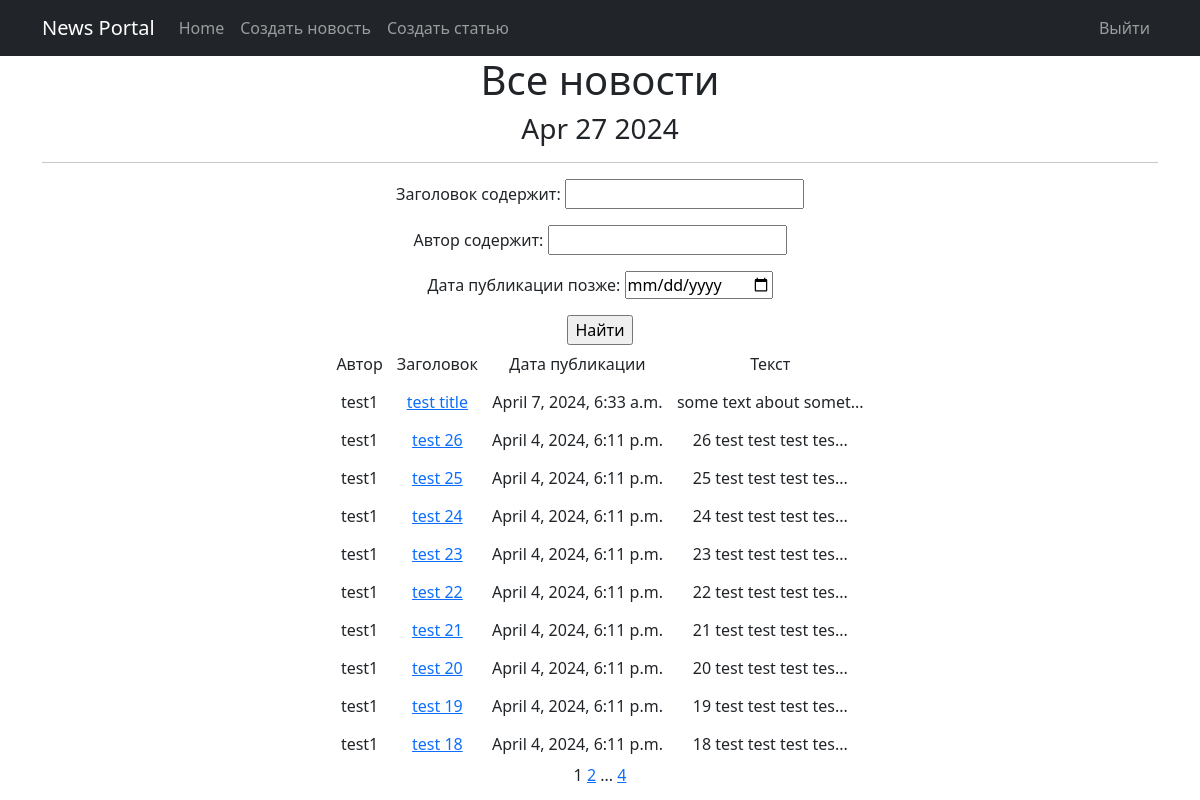
The app's page /news/ (signed in) with its own data.
### news_app/models.py (models this page shows, shortened)
class Post(models.Model):
    news = 'NE'
    article = 'AR'
    variant = [
        (news, 'Новость'),
        (article, 'Статья')]
    author = models.ForeignKey(Author, on_delete = models.CASCADE)
    _type = models.CharField(max_length = 2, choices = variant, default = news)
    pub_date = models.DateTimeField(auto_now_add = True)
    title = models.CharField(max_length = 255)
    text = models.TextField()
    rating = models.IntegerField(default = 0)
    category = models.ManyToManyField(Category, through = 'PostCategory')
    def preview(self):
        return self.text[:21] + '...'

class Author(models.Model):
    user = models.OneToOneField(User, on_delete = models.CASCADE)
    rating = models.IntegerField(default = 0)

### news_app/views.py (the view)
# urls.py: path('', PostsList.as_view(), name='post_list'),
class PostsList(ListView):
    model =  Post
    ordering = '-pub_date'
    template_name = 'news.html'
    context_object_name = 'news'
    paginate_by = 10
    def get_queryset(self):
        queryset = super().get_queryset()
        self.filterset = PostFilter(self.request.GET, queryset)
        return self.filterset.qs
    def get_context_data(self, **kwargs):
        context = super().get_context_data(**kwargs)
        context['filterset'] = self.filterset
        context['is_not_author'] = not self.request.user.groups.filter(name='authors').exists()
        return context

### news_app/templatetags/custom_filters.py (called while the page is built)
@register.filter()
def censor(value):
    res = ''
    for word in value.split():
        if word in words:
            res += word[0] + '*'*(len(word)-1) + ' '
        else:
            res += word + ' '
    return res[:-1]

### news_app/templatetags/custom_tags.py (called while the page is built)
@register.simple_tag()
def current_time(format_string='%b %d %Y'):
   return datetime.utcnow().strftime(format_string)

@register.simple_tag(takes_context=True)
def url_replace(context, **kwargs):
   d = context['request'].GET.copy()
   for k, v in kwargs.items():
      d[k] = v
   return d.urlencode()

### templates/news.html (shortened to what this page needs)
{% extends 'flatpages/default.html' %}
{% load custom_filters %}
{% load custom_tags %}
{% block content %}
    <h1>Все новости</h1>
    <h3>{% current_time '%b %d %Y' %}</h3>
    <hr>
    <form action="" method='get'>
        {{ filterset.form.as_p }}
        <input type='submit' value='Найти' />
    </form>
    {% if news %}
        <table  align='center' cellpadding="7">
            <tr>
                <td>Автор</td>
                <td>Заголовок</td>
                <td>Дата публикации</td>
                <td>Текст</td>
            </tr>
            {% for post in news %}
            <tr>
                <td>{{ post.author.user.username }}</td>
                <td><a href="/news/{{ post.id }}">{{ post.title|censor }}</a></td>
                <td>{{ post.pub_date }}</td>
                <td>{{ post.preview|censor }}</td>
            </tr>
            {% endfor %}
        </table>
    {% else %}
        <h2>Новостей нет!</h2>
    {% endif %}
    {{ page_obj.number }}
    {% if page_obj.has_next %}
            <a href="?{% url_replace page=page_obj.next_page_number %}">{{ page_obj.next_page_number }}</a>
            {% if paginator.num_pages != page_obj.next_page_number %}
                ...
                <a href="?{% url_replace page=page_obj.paginator.num_pages %}">{{ page_obj.paginator.num_pages }}</a>
            {% endif %}
    {% endif %}
{% endblock content %}

### records on screen
Post: author.user.username "test1", title|censor "test title", pub_date "April 7, 2024, 6:33 a.m.", preview|censor "some text about somet..."
Post: author.user.username "test1", title|censor "test 26", pub_date "April 4, 2024, 6:11 p.m.", preview|censor "26 test test test tes..."
Post: author.user.username "test1", title|censor "test 25", pub_date "April 4, 2024, 6:11 p.m.", preview|censor "25 test test test tes..."
Post: author.user.username "test1", title|censor "test 24", pub_date "April 4, 2024, 6:11 p.m.", preview|censor "24 test test test tes..."
Post: author.user.username "test1", title|censor "test 23", pub_date "April 4, 2024, 6:11 p.m.", preview|censor "23 test test test tes..."
Post: author.user.username "test1", title|censor "test 22", pub_date "April 4, 2024, 6:11 p.m.", preview|censor "22 test test test tes..."
Post: author.user.username "test1", title|censor "test 21", pub_date "April 4, 2024, 6:11 p.m.", preview|censor "21 test test test tes..."
Post: author.user.username "test1", title|censor "test 20", pub_date "April 4, 2024, 6:11 p.m.", preview|censor "20 test test test tes..."
Post: author.user.username "test1", title|censor "test 19", pub_date "April 4, 2024, 6:11 p.m.", preview|censor "19 test test test tes..."
Post: author.user.username "test1", title|censor "test 18", pub_date "April 4, 2024, 6:11 p.m.", preview|censor "18 test test test tes..."

### other values on screen
{{ page_obj.number }} "1"
{{ page_obj.next_page_number }} "2"
{{ page_obj.paginator.num_pages }} "4"
